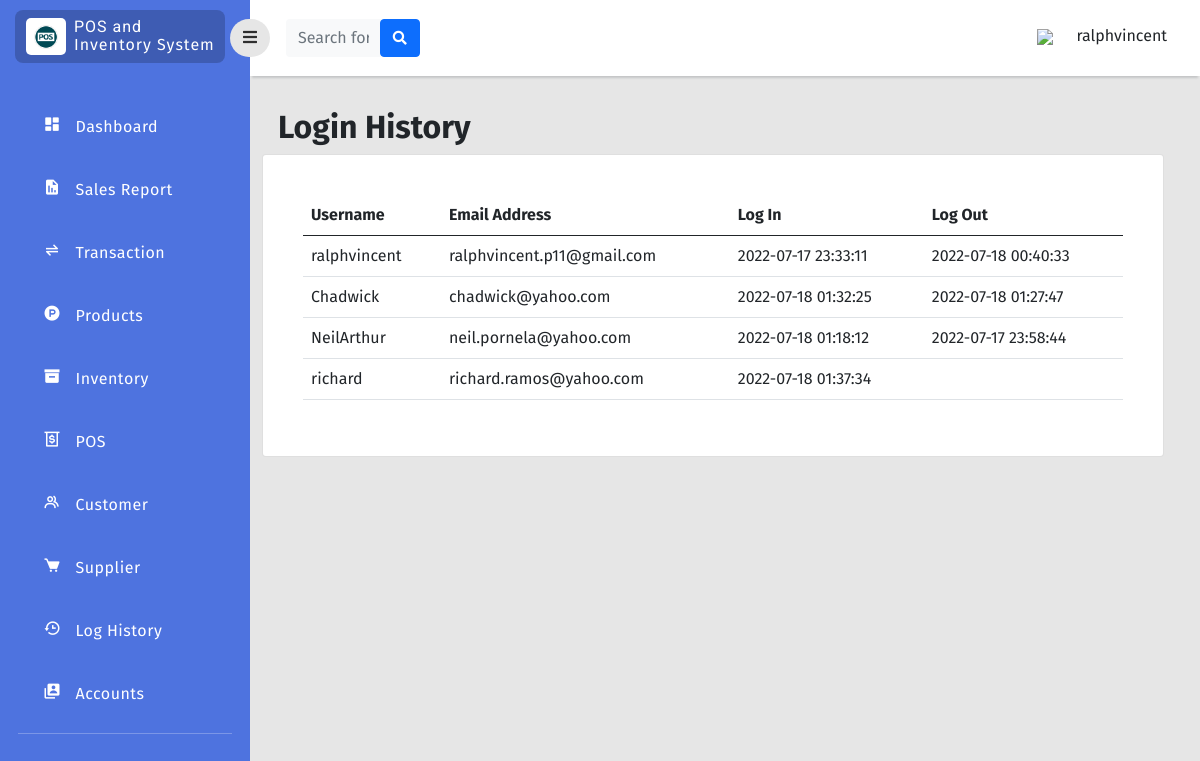
/php/loghistory.php (signed in), run on the app's committed database.
### tables this page shows
CREATE TABLE `users` (
  `id` int(11) NOT NULL,
  `username` varchar(255) NOT NULL,
  `email_address` varchar(255) NOT NULL,
  `password` varchar(255) NOT NULL,
  `contact_no` varchar(11) NOT NULL,
  `position` enum('admin','cashier') NOT NULL,
  `log_time` datetime DEFAULT NULL,
  `out_time` datetime DEFAULT NULL
);

### php/loghistory.php (the view, shortened to what this page needs)
<?php
function createRandomPassword() {
    $chars = "003232303232023232023456789";
    $i = 0;
    $pass = '' ;
    while ($i <= 7) {
        $num = rand() % 33;
        $tmp = substr($chars, $num, 1);
        $pass = $pass . $tmp;
        $i++;
    }
    return $pass;
}
$finalcode='RS-'.createRandomPassword();
include 'connection.php';
?>
<!doctype html>
<html lang="en">
  <head>
    <link href="https://cdn.jsdelivr.net/npm/bootstrap@5.0.2/dist/css/bootstrap.min.css" rel="stylesheet"
>
    <link rel="stylesheet" type="text/css" href="../style/dash.css">
    <link
      href="https://cdnjs.cloudflare.com/ajax/libs/font-awesome/5.15.1/css/all.min.css"
      rel="stylesheet"
    />
    <link href='https://unpkg.com/boxicons@2.1.2/css/boxicons.min.css' rel='stylesheet'>
    </head>
    <body>
    <div class="page">
        <div class="sidebar">
            <div class="sidebar-header">
                <div class="sidebar-logo-container">
                    <div class="logo-container">
                        <img class="logo-sidebar" src="../image/logo.png" />
                    </div>
                    <div class="sys-name-container mt-2">
                        <p class="sys-name">
                            POS and <br>
                            <span class="brand-subname">
                            Inventory System
                            </span>
                        </p>
                    </div>
                </div>
            </div>
            <div class="sidebar-body">
                <ul class="navigation-list">
                    <li class="navigation-list-item">
                        <a class="navigation-link" href="dashboard.php">
                            <div class="row">
                                <div class="col-2">
                                    <i class='bx bxs-dashboard'></i>
                                </div>
                                <div class="col-9">
                                    Dashboard
                                </div>
                            </div>
                        </a>
                    </li>
                    <li class="navigation-list-item">
                        <a class="navigation-link" href="transaction_report.php?sales=0&trans=0">
                            <div class="row">
                                <div class="col-2">
                                    <i class='bx bxs-report'></i>
                                </div>
                                <div class="col-9">
                                    Sales Report
                                </div>
                            </div>
                        </a>
                    </li>
                    <li class="navigation-list-item">
                        <a class="navigation-link" href="transaction.php">
                            <div class="row">
                                <div class="col-2">
                                    <i class='bx bx-transfer-alt'></i>
                                </div>
                                <div class="col-9">
                                    Transaction
                                </div>
                            </div>
                        </a>
                    </li>
                    <li class="navigation-list-item">
                        <a class="navigation-link" href="product.php">
                            <div class="row">
                                <div class="col-2">
                                    <i class='bx bxl-product-hunt' ></i>
                                </div>
                                <div class="col-9">
                                    Products
                                </div>
                            </div>
                        </a>
                    </li>
                     <li class="navigation-list-item">
                        <a class="navigation-link" href="inventory.php">
                            <div class="row">
                                <div class="col-2">
                                    <i class='bx bxs-box'></i>
                                </div>
                                <div class="col-9">
                                    Inventory
                                </div>
                            </div>
                        </a>
                    </li>
                    <li class="navigation-list-item">
                        <a class="navigation-link" href="../cashier/dashboard.php?invoice=<?php echo $finalcode;  ?>">
                            <div class="row">
                                <div class="col-2">
                                    <i class='bx bx-money-withdraw'></i>
                                </div>
                                <div class="col-9">
                                    POS
                                </div>
                            </div>
                        </a>
                    </li>
                    <li class="navigation-list-item">
                        <a class="navigation-link" href="customer.php">
                            <div class="row">
                                <div class="col-2">
                                    <i class='bx bx-group'></i>
                                </div>
                                <div class="col-9">
                                    Customer
                                </div>
                            </div>
                        </a>
                    </li>
                    <li class="navigation-list-item">
                        <a class="navigation-link" href="supplier.php">
                            <div class="row">
                                <div class="col-2">
                                    <i class='bx bxs-cart' ></i>
                                </div>
                                <div class="col-9">
                                    Supplier
                                </div>
                            </div>
                        </a>
                    </li>
                    <li class="navigation-list-item">
                        <a class="navigation-link" href="loghistory.php">
                            <div class="row">
                                <div class="col-2">
                                    <i class='bx bx-history'></i>
                                </div>
                                <div class="col-9">
                                   Log History
                                </div>
                            </div>
                        </a>
                    </li>
                    <li class="navigation-list-item">
                        <a class="navigation-link" href="user_manager.php">
                            <div class="row">
                                <div class="col-2">
                                    <i class='bx bxs-user-account'></i>
                                </div>
                                <div class="col-9">
                                    Accounts
                                </div>
                            </div>
                        </a>
                    </li>
                    <hr style="color:rgb(255, 255, 255);margin-top:10px;">
                </ul>
            </div>
        </div>
        <div class="content">
            <div class="navigationBar justify-content-between">
                <button id="sidebarToggle" class="btn sidebarToggle">
                    <i class="fas fa-bars"></i>
                </button>
                <form class="d-none d-sm-inline-block form-inline mr-auto ml-md-3 my-2 my-md-0 mw-100 navbar-search ms-3"style="padding-right: 65%;">
                    <div class="input-group">
                        <input type="text" class="form-control bg-light border-0 small" placeholder="Search for..."aria-label="Search" aria-describedby="basic-addon2"id="SearchMo" onkeyup="myFunction()">
                        <div class="input-group-append">
                            <button class="btn btn-primary" type="button">
                                <i class="fas fa-search fa-sm"></i>
                            </button>
                        </div>
                    </div>
                </form>
                 <div>
                    <div class="dropdown pb-1 me-4">
                        <a href="#" class="d-flex align-items-center text-white text-decoration-none dropdown-toggle" id="dropdownUser1" data-bs-toggle="dropdown" aria-expanded="false">
                            <div class="col-2">
                                <img class="mr-3" src="../image/user_35px.png" />
                            </div>
                            <span class="d-none d-sm-inline mx-1 ms-3 text-dark"><?php echo $_SESSION["username"];  ?></span>
                        </a>
                    </div>
                </div>
            </div>
    <div class="col py-3 mt-3 d-flex justify-content-center overflow-auto">
        <div class="container-fluid">
            <div class="row">
                <div class="col d-flex justify-content">
                    <br>
                    <div class="w-50">
                        <h2 class="text-dark text-start ps-3 fw-bold ">Login History</h2>
                    </div>
                </div>
                <div class="row">
                    <div class="col ">
                        <div class="card">
                            <div class="card-body rounded-3 m-4 table-responsive-lg">
                                <table class="table table-hover align-middle" id="CustomerTab">
                                    <thead>
                                        <tr>
                                            <th scope="col">Username</th>
                                            <th scope="col">Email Address</th>
                                            <th scope="col">Log In</th>
                                            <th scope="col">Log Out</th>
                                        </tr>
                                    </thead>
                                    <tbody>
                                        <?php
                                        $history = mysqli_query($con,"SELECT * FROM users"); while ($rows = mysqli_fetch_array($history)) { ?>
                                            <tr>
                                                <td><?php echo $rows['username'];  ?></td>
                                                <td><?php  echo $rows['email_address']; ?></td>
                                                <td><?php echo $rows['log_time'];?></td>
                                                <td><?php echo $rows['out_time'];  ?></td>
                                            </tr>
                                        <?php }  ?>
                                    </tbody>
                                </table>
                            </div>
                        </div>
                    </div>
                </div>
            </div>
        </div>
    </div>
</body>
</html>

### style/dash.css (style rules this page uses)
* { font-family: 'Fira Sans', sans-serif; }
body { background-color: #e6e6e6; }
.page .sidebar { background: rgb(78, 115, 223); position: fixed; top: 0; left: 0; width: 250px; height: 100vh; overflow-y: auto; overflow-x: hidden; transition: all 0.3s ease; }
.page .content { margin-left: 250px; transition: all 0.3s ease; }
.navigationBar { background-color: white; height: 50px; display: flex; padding: 38px 0px; align-items: center; box-shadow: 0 4px 2px -2px #c5c6c7; }
.sidebarToggle { font-size: 16px; color: rgb(0, 0, 0, 0.8); margin-left: -20px; z-index: 999; border-radius: 50px; background-color: #e6e6e6; transition: all 0.3s ease; outline: none!important; box-shadow: none!important; }
.sidebar-header { padding: 10px 25px 10px 15px; }
.sidebar-logo-container { background-color: rgb(0, 0, 0, 0.2); border-radius: 8px; padding-left: 3px; display: flex; }
.logo-container { max-width: 40px; background-color: #fff; border-radius: 5px; margin: 8px; padding: 6px 8px; }
.logo-sidebar { width: 100%; height: auto; }
.sys-name { color: white; margin: 0px; line-height: 1.1rem; font-size: 16px; letter-spacing: 1px; font-family: 'Roboto', sans-serif; }
.navigation-list { list-style-type:none; padding: 0px 18px; margin-top: 30px; }
.navigation-list-item { padding: 12px 18px 12px 25px; margin: 15px 0px; border-radius: 8px; }
.navigation-link { color: #fff; letter-spacing: 0.5px; font-weight: 400; text-decoration: none; font-size: 16px; font-family: 'Roboto', sans-serif; }
.navigation-link i { font-size: 18px; color: #fff; }

### data on the page
users: username "ralphvincent", email_address "ralphvincent.p11@gmail.com", log_time "2022-07-17 23:33:11", out_time "2022-07-18 00:40:33"
users: username "Chadwick", email_address "chadwick@yahoo.com", log_time "2022-07-18 01:32:25", out_time "2022-07-18 01:27:47"
users: username "NeilArthur", email_address "neil.pornela@yahoo.com", log_time "2022-07-18 01:18:12", out_time "2022-07-17 23:58:44"
users: username "richard", email_address "richard.ramos@yahoo.com", log_time "2022-07-18 01:37:34"

### other printed values
$_SESSION["username"] "ralphvincent"
